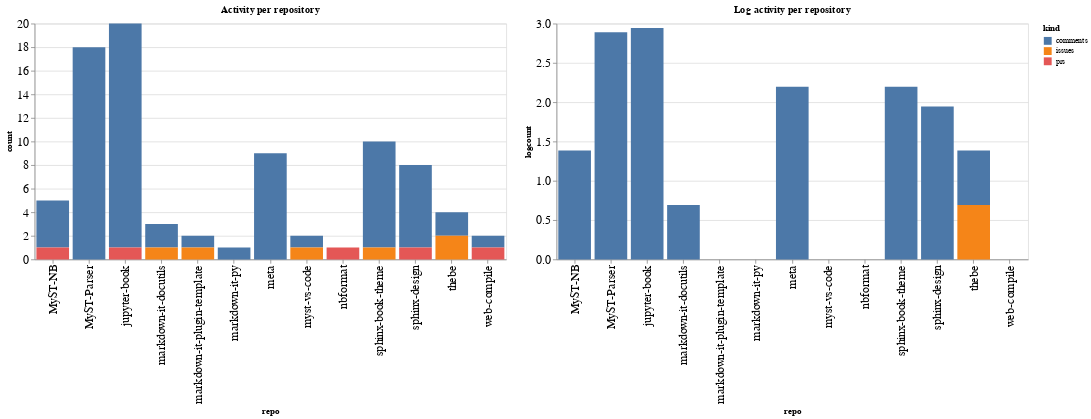

The notebook cell saved with this chart:
### Code cell
ch1 = alt.Chart(repo_summaries, width=600, title="Activity per repository").mark_bar().encode(
    x='repo',
    y='count',
    color='kind',
    tooltip="kind"
)

ch2 = alt.Chart(repo_summaries, width=600, title="Log activity per repository").mark_bar().encode(
    x='repo',
    y='logcount',
    color='kind',
    tooltip="kind"
)

ch1 | ch2

### Figure 1 — Vega-Lite specification as saved in the notebook (floating-point values rounded to 4 significant figures)
{"config": {"axisLeft": {"labelFontSize": 15}, "axisBottom": {"labelFontSize": 15}}, "hconcat": [{"mark": "bar", "encoding": {"color": {"type": "nominal", "field": "kind"}, "tooltip": {"type": "nominal", "field": "kind"}, "x": {"type": "nominal", "field": "repo"}, "y": {"type": "quantitative", "field": "count"}}, "title": "Activity per repository", "width": 600}, {"mark": "bar", "encoding": {"color": {"type": "nominal", "field": "kind"}, "tooltip": {"type": "nominal", "field": "kind"}, "x": {"type": "nominal", "field": "repo"}, "y": {"type": "quantitative", "field": "logcount"}}, "title": "Log activity per repository", "width": 600}], "data": {"name": "data-55f2cf7407bc3baf391144a0d83bcdfe"}, "$schema": "https://vega.github.io/schema/vega-lite/v4.8.1.json", "datasets": {"data-55f2cf7407bc3baf391144a0d83bcdfe": [{"repo": "MyST-NB", "kind": "comments", "count": 4, "logcount": 1.386}, {"repo": "MyST-NB", "kind": "prs", "count": 1, "logcount": 0.0}, {"repo": "MyST-Parser", "kind": "comments", "count": 18, "logcount": 2.89}, {"repo": "jupyter-book", "kind": "comments", "count": 19, "logcount": 2.944}, {"repo": "jupyter-book", "kind": "prs", "count": 1, "logcount": 0.0}, {"repo": "markdown-it-docutils", "kind": "comments", "count": 2, "logcount": 0.6931}, {"repo": "markdown-it-docutils", "kind": "issues", "count": 1, "logcount": 0.0}, {"repo": "markdown-it-plugin-template", "kind": "comments", "count": 1, "logcount": 0.0}, {"repo": "markdown-it-plugin-template", "kind": "issues", "count": 1, "logcount": 0.0}, {"repo": "markdown-it-py", "kind": "comments", "count": 1, "logcount": 0.0}, {"repo": "meta", "kind": "comments", "count": 9, "logcount": 2.197}, {"repo": "myst-vs-code", "kind": "comments", "count": 1, "logcount": 0.0}, {"repo": "myst-vs-code", "kind": "issues", "count": 1, "logcount": 0.0}, {"repo": "nbformat", "kind": "prs", "count": 1, "logcount": 0.0}, {"repo": "sphinx-book-theme", "kind": "comments", "count": 9, "logcount": 2.197}, {"repo": "sphinx-book-theme", "kind": "issues", "count": 1, "logcount": 0.0}, {"repo": "sphinx-design", "kind": "comments", "count": 7, "logcount": 1.946}, {"repo": "sphinx-design", "kind": "prs", "count": 1, "logcount": 0.0}, {"repo": "thebe", "kind": "comments", "count": 2, "logcount": 0.6931}, {"repo": "thebe", "kind": "issues", "count": 2, "logcount": 0.6931}, {"repo": "web-compile", "kind": "comments", "count": 1, "logcount": 0.0}, {"repo": "web-compile", "kind": "prs", "count": 1, "logcount": 0.0}]}}
